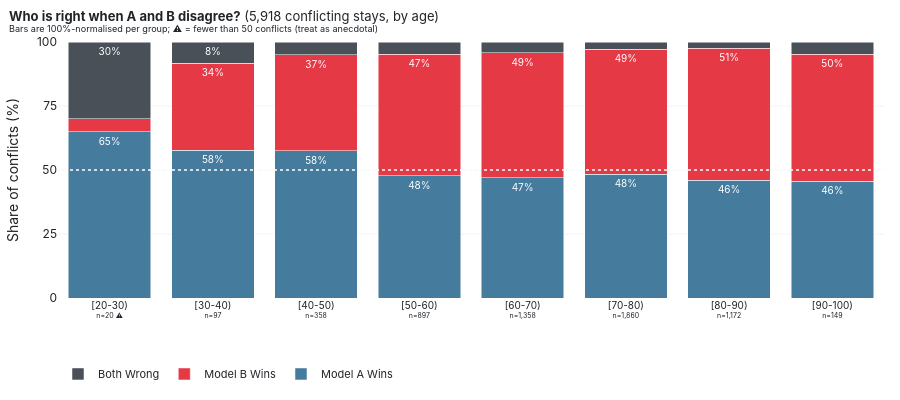
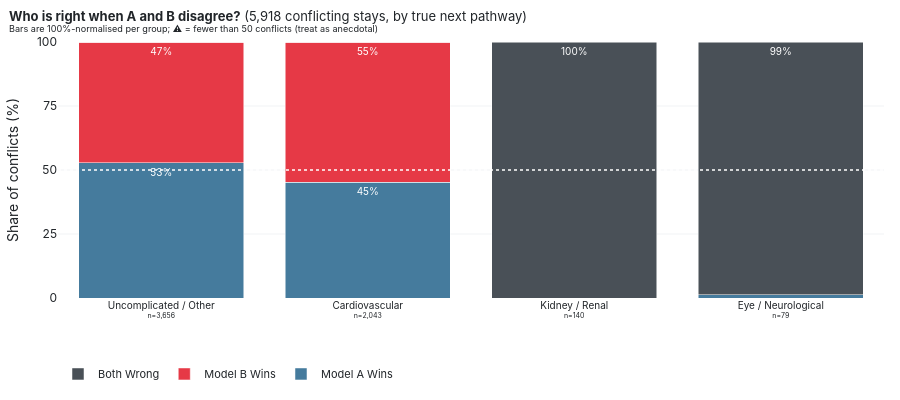

Source (notebook cell) for these figures, in order:
### Markdown cell above
## 7. Model A vs. Model B Disagreement Battleground ($n=5,918$ Conflicts)

Although Model A (63.04%) and Model B (62.97%) have virtually identical aggregate accuracy, **they disagree on 5,918 encounters (19.57% of the cohort)**.

### Who Wins When They Disagree? (With Exact Sample Sizes $n$)
- **Overall across all 5,918 conflicts**: Model A is right on **48.8% ($2,890$ stays)**, Model B is right on **48.5% ($2,869$ stays)**, and **Both are wrong on 2.7% ($159$ stays)**.
- **By Patient Age**:
  - **Younger Diabetics ($<50$ years pooled, $n=482$ conflicts)**: **Model A wins 58.5% ($282$ stays) vs. 34.9% ($168$ stays) for Model B**! (Note: individual brackets like `[20-30)` have only $n=20$ conflicts and are flagged with `⚠` in our chart to prevent small-sample over-interpretation.)
  - **Elderly Patients ($80+$ years, $n=1,321$ conflicts)**: **Model B edges out Model A by 51.2% ($676$ stays) vs. 46.0% ($608$ stays)**.
- **By True Complication Pathway**:
  - On **Uncomplicated / Other ($n=3,735$ conflicts)**: Model B wins **50.9% ($1,900$)** vs. Model A's **49.1% ($1,835$)**.
  - On **Cardiovascular ($n=2,024$ conflicts)**: Model A wins **52.1% ($1,055$)** vs. Model B's **47.9% ($969$)**.
  - On **Kidney / Renal ($n=99$ conflicts)** and **Eye / Neuro ($n=60$ conflicts)**: **Both models are wrong 100.0% of the time** because whenever A and B disagree, one predicts Uncomplicated and the other predicts Cardiovascular!

### Code cell
# Figure 7: 100%-Normalized Model Disagreement Battleground by Age Brackets (with per-bracket n)
fig_dis_age = figures.disparity_battle(data, selected=None, slice_by="age")
fig_dis_age.update_layout(height=400)
fig_dis_age.show()

# Figure 8: 100%-Normalized Model Disagreement Battleground by True Next Pathway
fig_dis_path = figures.disparity_battle(data, selected=None, slice_by="true_next_pathway")
fig_dis_path.update_layout(height=400)
fig_dis_path.show()

### Figure 1 — Plotly figure (JSON) as saved in the notebook; plotly's stock layout.template omitted (floating-point values rounded to 4 significant figures)
{"data": [{"customdata": ["13 of 20 disagreements (65.0%)", "56 of 97 disagreements (57.7%)", "206 of 358 disagreements (57.5%)", "429 of 897 disagreements (47.8%)", "639 of 1,358 disagreements (47.1%)", "898 of 1,860 disagreements (48.3%)", "540 of 1,172 disagreements (46.1%)", "68 of 149 disagreements (45.6%)"], "hovertemplate": "%{x}<br><b>Model A Wins</b>: %{customdata}<extra></extra>", "marker": {"color": "#457B9D"}, "name": "Model A Wins", "text": ["65%", "58%", "58%", "48%", "47%", "48%", "46%", "46%"], "textfont": {"color": "white", "size": 10}, "textposition": "inside", "x": ["[20-30)<br><sup>n=20 ⚠</sup>", "[30-40)<br><sup>n=97</sup>", "[40-50)<br><sup>n=358</sup>", "[50-60)<br><sup>n=897</sup>", "[60-70)<br><sup>n=1,358</sup>", "[70-80)<br><sup>n=1,860</sup>", "[80-90)<br><sup>n=1,172</sup>", "[90-100)<br><sup>n=149</sup>"], "y": [65.0, 57.73, 57.54, 47.83, 47.05, 48.28, 46.08, 45.64], "type": "bar"}, {"customdata": ["1 of 20 disagreements (5.0%)", "33 of 97 disagreements (34.0%)", "134 of 358 disagreements (37.4%)", "425 of 897 disagreements (47.4%)", "661 of 1,358 disagreements (48.7%)", "909 of 1,860 disagreements (48.9%)", "603 of 1,172 disagreements (51.5%)", "74 of 149 disagreements (49.7%)"], "hovertemplate": "%{x}<br><b>Model B Wins</b>: %{customdata}<extra></extra>", "marker": {"color": "#E63946"}, "name": "Model B Wins", "text": ["", "34%", "37%", "47%", "49%", "49%", "51%", "50%"], "textfont": {"color": "white", "size": 10}, "textposition": "inside", "x": ["[20-30)<br><sup>n=20 ⚠</sup>", "[30-40)<br><sup>n=97</sup>", "[40-50)<br><sup>n=358</sup>", "[50-60)<br><sup>n=897</sup>", "[60-70)<br><sup>n=1,358</sup>", "[70-80)<br><sup>n=1,860</sup>", "[80-90)<br><sup>n=1,172</sup>", "[90-100)<br><sup>n=149</sup>"], "y": [5.0, 34.02, 37.43, 47.38, 48.67, 48.87, 51.45, 49.66], "type": "bar"}, {"customdata": ["6 of 20 disagreements (30.0%)", "8 of 97 disagreements (8.2%)", "18 of 358 disagreements (5.0%)", "43 of 897 disagreements (4.8%)", "58 of 1,358 disagreements (4.3%)", "53 of 1,860 disagreements (2.8%)", "29 of 1,172 disagreements (2.5%)", "7 of 149 disagreements (4.7%)"], "hovertemplate": "%{x}<br><b>Both Wrong</b>: %{customdata}<extra></extra>", "marker": {"color": "#495057"}, "name": "Both Wrong", "text": ["30%", "8%", "", "", "", "", "", ""], "textfont": {"color": "white", "size": 10}, "textposition": "inside", "x": ["[20-30)<br><sup>n=20 ⚠</sup>", "[30-40)<br><sup>n=97</sup>", "[40-50)<br><sup>n=358</sup>", "[50-60)<br><sup>n=897</sup>", "[60-70)<br><sup>n=1,358</sup>", "[70-80)<br><sup>n=1,860</sup>", "[80-90)<br><sup>n=1,172</sup>", "[90-100)<br><sup>n=149</sup>"], "y": [30.0, 8.25, 5.03, 4.79, 4.27, 2.85, 2.47, 4.7], "type": "bar"}], "layout": {"shapes": [{"line": {"color": "white", "dash": "dot", "width": 1.5}, "type": "line", "x0": 0, "x1": 1, "xref": "x domain", "y0": 50, "y1": 50, "yref": "y"}], "font": {"family": "-apple-system, BlinkMacSystemFont, 'Segoe UI', Roboto, Helvetica, Arial, sans-serif", "size": 12, "color": "#212529"}, "margin": {"l": 50, "r": 16, "t": 42, "b": 56}, "title": {"font": {"size": 13}, "text": "<b>Who is right when A and B disagree?</b> (5,918 conflicting stays, by age)<br><sup>Bars are 100%-normalised per group; ⚠ = fewer than 50 conflicts (treat as anecdotal)</sup>", "x": 0.01}, "xaxis": {"tickfont": {"size": 10}, "title": {}, "showgrid": true, "gridcolor": "#F1F3F5", "zeroline": false}, "yaxis": {"title": {"text": "Share of conflicts (%)"}, "range": [0, 100], "dtick": 25, "showgrid": true, "gridcolor": "#F1F3F5", "zeroline": false}, "legend": {"font": {"size": 11}, "orientation": "h", "y": -0.24, "x": 0.0}, "paper_bgcolor": "white", "plot_bgcolor": "white", "barmode": "stack", "height": 400}}

### Figure 2 — Plotly figure (JSON) as saved in the notebook; plotly's stock layout.template omitted (floating-point values rounded to 4 significant figures)
{"data": [{"customdata": ["1,932 of 3,656 disagreements (52.8%)", "923 of 2,043 disagreements (45.2%)", "0 of 140 disagreements (0.0%)", "1 of 79 disagreements (1.3%)"], "hovertemplate": "%{x}<br><b>Model A Wins</b>: %{customdata}<extra></extra>", "marker": {"color": "#457B9D"}, "name": "Model A Wins", "text": ["53%", "45%", "", ""], "textfont": {"color": "white", "size": 10}, "textposition": "inside", "x": ["Uncomplicated / Other<br><sup>n=3,656</sup>", "Cardiovascular<br><sup>n=2,043</sup>", "Kidney / Renal<br><sup>n=140</sup>", "Eye / Neurological<br><sup>n=79</sup>"], "y": [52.84, 45.18, 0.0, 1.27], "type": "bar"}, {"customdata": ["1,723 of 3,656 disagreements (47.1%)", "1,117 of 2,043 disagreements (54.7%)", "0 of 140 disagreements (0.0%)", "0 of 79 disagreements (0.0%)"], "hovertemplate": "%{x}<br><b>Model B Wins</b>: %{customdata}<extra></extra>", "marker": {"color": "#E63946"}, "name": "Model B Wins", "text": ["47%", "55%", "", ""], "textfont": {"color": "white", "size": 10}, "textposition": "inside", "x": ["Uncomplicated / Other<br><sup>n=3,656</sup>", "Cardiovascular<br><sup>n=2,043</sup>", "Kidney / Renal<br><sup>n=140</sup>", "Eye / Neurological<br><sup>n=79</sup>"], "y": [47.13, 54.67, 0.0, 0.0], "type": "bar"}, {"customdata": ["1 of 3,656 disagreements (0.0%)", "3 of 2,043 disagreements (0.1%)", "140 of 140 disagreements (100.0%)", "78 of 79 disagreements (98.7%)"], "hovertemplate": "%{x}<br><b>Both Wrong</b>: %{customdata}<extra></extra>", "marker": {"color": "#495057"}, "name": "Both Wrong", "text": ["", "", "100%", "99%"], "textfont": {"color": "white", "size": 10}, "textposition": "inside", "x": ["Uncomplicated / Other<br><sup>n=3,656</sup>", "Cardiovascular<br><sup>n=2,043</sup>", "Kidney / Renal<br><sup>n=140</sup>", "Eye / Neurological<br><sup>n=79</sup>"], "y": [0.03, 0.15, 100.0, 98.73], "type": "bar"}], "layout": {"shapes": [{"line": {"color": "white", "dash": "dot", "width": 1.5}, "type": "line", "x0": 0, "x1": 1, "xref": "x domain", "y0": 50, "y1": 50, "yref": "y"}], "font": {"family": "-apple-system, BlinkMacSystemFont, 'Segoe UI', Roboto, Helvetica, Arial, sans-serif", "size": 12, "color": "#212529"}, "margin": {"l": 50, "r": 16, "t": 42, "b": 56}, "title": {"font": {"size": 13}, "text": "<b>Who is right when A and B disagree?</b> (5,918 conflicting stays, by true next pathway)<br><sup>Bars are 100%-normalised per group; ⚠ = fewer than 50 conflicts (treat as anecdotal)</sup>", "x": 0.01}, "xaxis": {"tickfont": {"size": 10}, "title": {}, "showgrid": true, "gridcolor": "#F1F3F5", "zeroline": false}, "yaxis": {"title": {"text": "Share of conflicts (%)"}, "range": [0, 100], "dtick": 25, "showgrid": true, "gridcolor": "#F1F3F5", "zeroline": false}, "legend": {"font": {"size": 11}, "orientation": "h", "y": -0.24, "x": 0.0}, "paper_bgcolor": "white", "plot_bgcolor": "white", "barmode": "stack", "height": 400}}
